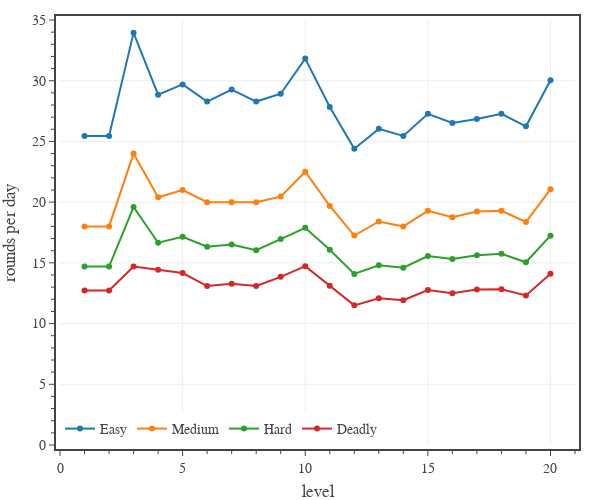

This figure's notebook cell:
### Code cell
# plots the average number of rounds per full adventuring day for each difficulty threshold as a function of PC level.
dfP0 = pd.read_csv('../../assets/data/pc-thresholds.csv') # 'Level','Easy XP','Medium XP','Hard XP','Deadly XP','Daily XP'
dfP0['Easy Encounters']   = dfP0['Daily XP']/dfP0['Easy XP']
dfP0['Medium Encounters'] = dfP0['Daily XP']/dfP0['Medium XP']
dfP0['Hard Encounters']   = dfP0['Daily XP']/dfP0['Hard XP']
dfP0['Deadly Encounters'] = dfP0['Daily XP']/dfP0['Deadly XP']

dfP0['Easy Rounds']   = dfP0.apply(lambda row: rounds_to_win(row, 'Easy'), axis=1)
dfP0['Medium Rounds'] = dfP0.apply(lambda row: rounds_to_win(row, 'Medium'), axis=1)
dfP0['Hard Rounds']   = dfP0.apply(lambda row: rounds_to_win(row, 'Hard'), axis=1)
dfP0['Deadly Rounds'] = dfP0.apply(lambda row: rounds_to_win(row, 'Deadly'), axis=1)

dfP0['Easy Rounds per Day']   = dfP0['Easy Encounters']   * dfP0['Easy Rounds']
dfP0['Medium Rounds per Day'] = dfP0['Medium Encounters'] * dfP0['Medium Rounds']
dfP0['Hard Rounds per Day']   = dfP0['Hard Encounters']   * dfP0['Hard Rounds']
dfP0['Deadly Rounds per Day'] = dfP0['Deadly Encounters'] * dfP0['Deadly Rounds']


# create figure
fig = go.Figure(
    layout=go.Layout(
        template=TFB_TEMPLATE,
        xaxis=dict(
            title_text='level',
            range=[0,21],
            tick0=0, dtick=5,
            minor=dict(tick0=0, dtick=1),
        ),
        yaxis=dict(
            title_text='rounds per day',
            range=[0,35],
            tick0=0, dtick=5,
            minor=dict(tick0=0, dtick=1),
        ),
        legend=dict(
            xanchor='left', yanchor='bottom',
            x=0.00, y=0.00,
            orientation='h',
            tracegroupgap=0,
        )
    )
)

# plot results
diffs = ['Easy', 'Medium', 'Hard', 'Deadly']
for d in diffs:
    fig.add_trace(go.Scatter(
        x=dfP0['Level'], 
        y=dfP0[f'{d} Rounds per Day'],
        mode='markers+lines', 
        #line=dict(color=color),
        name=d,
        hovertemplate= 
            f'<b>{d}</b><br>'
            'Level %{x}<br>'+
            'Rounds %{y:,.1f}' + 
            '<extra></extra>'
    ))


# save table
dfPG = dfP0.mean()
df1 = pd.DataFrame(data={
    'Difficulty': ['Easy', 'Medium', 'Hard', 'Deadly'], 
    'Rounds per Encounter': [dfPG['Easy Rounds'], dfPG['Medium Rounds'], dfPG['Hard Rounds'], dfPG['Deadly Rounds']],
    'Encounters per Day': [dfPG['Easy Encounters'], dfPG['Medium Encounters'], dfPG['Hard Encounters'], dfPG['Deadly Encounters']],
    'Rounds per Day': [dfPG['Easy Rounds per Day'], dfPG['Medium Rounds per Day'], dfPG['Hard Rounds per Day'], dfPG['Deadly Rounds per Day']]
})
df1.to_html('./table-rounds-summary.html', index=False, classes='center', float_format='{:,.1f}'.format, border=0, table_id='tab:rounds-summary')


# show figure
fig.update_layout(width=600, height=500)
fig.show(config=TFB_CONFIG)

# save figures
if SAVEFIGS:
    fig.update_layout(autosize=True, width=None, height=None)
    save_fig_html(fig, format='large', name='fig-rounds-per-full-adventuring-day-by-level-large')
    save_fig_html(fig, format='small', name='fig-rounds-per-full-adventuring-day-by-level-small')

### Figure 1 — Plotly figure (JSON) as saved in the notebook; plotly's stock layout.template omitted (floating-point values rounded to 4 significant figures)
{"data": [{"hovertemplate": "<b>Easy</b><br>Level %{x}<br>Rounds %{y:,.1f}<extra></extra>", "mode": "markers+lines", "name": "Easy", "type": "scatter", "x": [1, 2, 3, 4, 5, 6, 7, 8, 9, 10, 11, 12, 13, 14, 15, 16, 17, 18, 19, 20], "y": [25.46, 25.46, 33.94, 28.85, 29.7, 28.28, 29.28, 28.28, 28.93, 31.82, 27.84, 24.4, 26.03, 25.46, 27.27, 26.52, 26.85, 27.27, 26.24, 30.04]}, {"hovertemplate": "<b>Medium</b><br>Level %{x}<br>Rounds %{y:,.1f}<extra></extra>", "mode": "markers+lines", "name": "Medium", "type": "scatter", "x": [1, 2, 3, 4, 5, 6, 7, 8, 9, 10, 11, 12, 13, 14, 15, 16, 17, 18, 19, 20], "y": [18, 18, 24, 20.4, 21, 20, 20, 20, 20.45, 22.5, 19.69, 17.25, 18.41, 18, 19.29, 18.75, 19.23, 19.29, 18.37, 21.05]}, {"hovertemplate": "<b>Hard</b><br>Level %{x}<br>Rounds %{y:,.1f}<extra></extra>", "mode": "markers+lines", "name": "Hard", "type": "scatter", "x": [1, 2, 3, 4, 5, 6, 7, 8, 9, 10, 11, 12, 13, 14, 15, 16, 17, 18, 19, 20], "y": [14.7, 14.7, 19.6, 16.66, 17.15, 16.33, 16.51, 16.04, 16.96, 17.88, 16.07, 14.08, 14.81, 14.6, 15.56, 15.31, 15.64, 15.75, 15.05, 17.24]}, {"hovertemplate": "<b>Deadly</b><br>Level %{x}<br>Rounds %{y:,.1f}<extra></extra>", "mode": "markers+lines", "name": "Deadly", "type": "scatter", "x": [1, 2, 3, 4, 5, 6, 7, 8, 9, 10, 11, 12, 13, 14, 15, 16, 17, 18, 19, 20], "y": [12.73, 12.73, 14.7, 14.42, 14.16, 13.09, 13.28, 13.09, 13.85, 14.73, 13.12, 11.5, 12.09, 11.92, 12.76, 12.5, 12.8, 12.82, 12.31, 14.1]}], "layout": {"height": 500, "legend": {"orientation": "h", "tracegroupgap": 0, "x": 0, "xanchor": "left", "y": 0, "yanchor": "bottom"}, "width": 600, "xaxis": {"dtick": 5, "minor": {"dtick": 1, "tick0": 0}, "range": [0, 21], "tick0": 0, "title": {"text": "level"}}, "yaxis": {"dtick": 5, "minor": {"dtick": 1, "tick0": 0}, "range": [0, 35], "tick0": 0, "title": {"text": "rounds per day"}}}}
